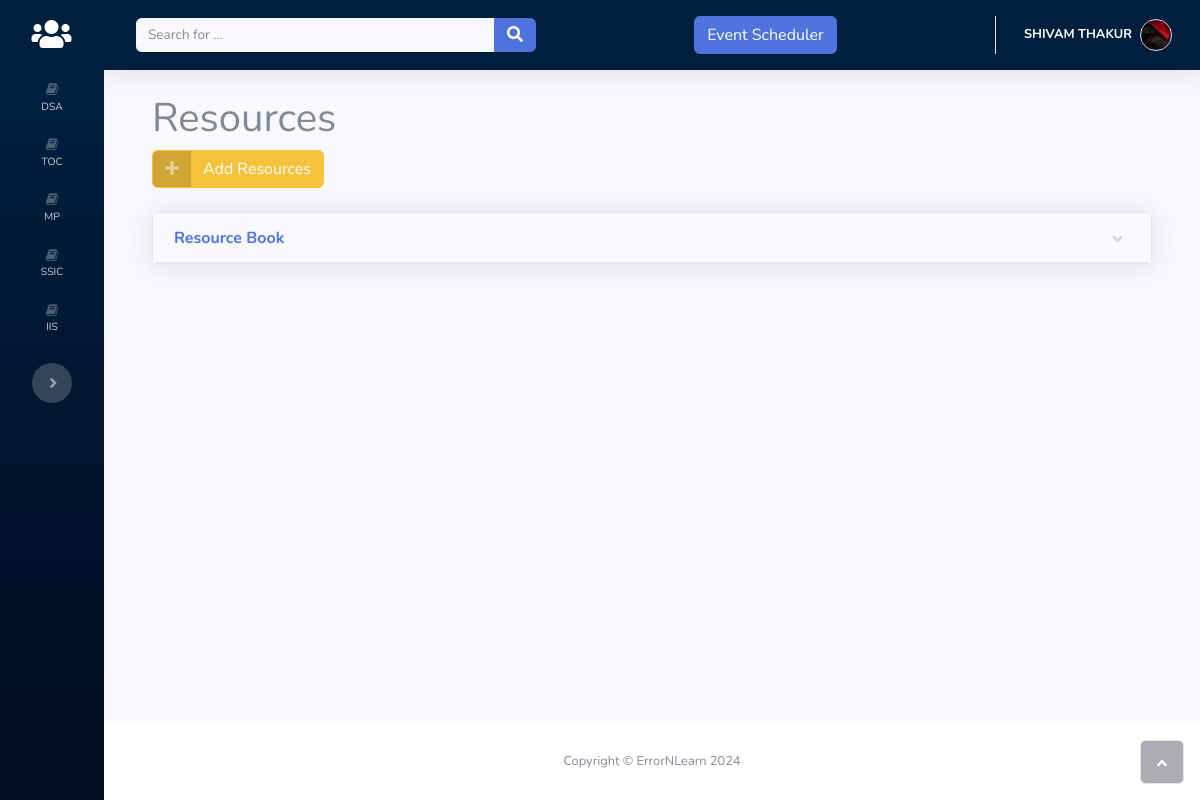
Page /teachers/resources/17/ (signed in) on the committed database.
### accounts/models.py (models this page shows, shortened)
class Classroom(models.Model):
    teacher = models.ForeignKey(
        "Teacher",
        on_delete=models.CASCADE,
        blank=False,
        related_name='classrooms')
    subject = models.CharField(
        _("Subject Name"),
        max_length=50,
        blank=False)
    code = models.SlugField(
        _("Subject Code"),
        max_length=10,
        default=random_string,
        unique=True)
    semester = models.PositiveIntegerField(
        blank=False,
        default=1,
        validators=[
            MaxValueValidator(8),
            MinValueValidator(1)
        ]
    )
    created_timestamp = models.DateTimeField(
        default=timezone.now,
        editable=False)
    class Meta:
        verbose_name = _("Classroom")
        verbose_name_plural = _("Classrooms")

class User(AbstractUser):
    is_student = models.BooleanField('student status', default=False)
    is_teacher = models.BooleanField('teacher status', default=False)

class Resource(models.Model):
    title = models.CharField(
        _("resource title"),
        max_length=150)
    created_timestamp = models.DateTimeField(
        default=timezone.now,
        editable=False
    )
    text = models.TextField()
    section = models.ForeignKey(
        "Section",
        on_delete=models.CASCADE,
        related_name='resources',
        blank=False)
    file = models.FileField(
        upload_to=resource_rename_upload_file,
        blank=True,
        max_length=999)
    class Meta:
        verbose_name = _("resource")
        verbose_name_plural = _("resources")

### teachers/views.py (the view)
# urls.py: path('resources/<int:pk>/',             ResourcesView,                  name='resources'),
def ResourcesView(request, pk):
    context_dict = {}
    section = get_object_or_404(Section, pk=pk)
    context_dict['section'] = section
    return render(request, 'teachers/resources.html', context=context_dict)

### teachers/templates/teachers/resources.html (shortened to what this page needs)
{% extends 'teachers/base.html' %} {% load static %} {% block title %}Resources{% endblock title %} {% block content %}
<div class="container-fluid">
    <h1>Resources</h1>
    <div>
        <a class="btn btn-warning btn-icon-split" role="button" href="{% url 'teachers:add_resource' pk=section.pk %}"><span class="text-white-50 icon"><i class="fas fa-plus"></i></span><span class="text-white text">Add Resources</span></a>
    </div>
    <br>
    {% for resource in section.resources.all|dictsortreversed:"created_timestamp" %}
    <div>
        <div class="shadow card"><a class="btn btn-link text-left card-header font-weight-bold" data-toggle="collapse" aria-expanded="true" aria-controls="collapse-4-{{resource.pk|slugify}}" href="#collapse-4-{{resource.pk|slugify}}" role="button">{{resource.title}}</a>
        </div>
        <br>
    </div>
    {% endfor %}
</div>
{% endblock content %}

### teachers/templates/teachers/base.html (shortened to what this page needs)
<!DOCTYPE html>
{% load static %}
<html>
<head>
    <link rel="stylesheet" href="{% static 'teachers/bootstrap/css/bootstrap.min.css' %}" />
    <link rel="stylesheet" href="https://use.fontawesome.com/releases/v5.12.0/css/all.css" />
    <link rel="stylesheet" href="https://cdnjs.cloudflare.com/ajax/libs/font-awesome/4.7.0/css/font-awesome.min.css" />
    <link rel="stylesheet" href="{% static 'teachers/fonts/fontawesome5-overrides.min.css' %}" />
</head>
<body id="page-top">
    <div id="wrapper">
        <nav class="navbar navbar-dark align-items-start sidebar sidebar-dark accordion bg-gradient-primary p-0 toggled">
            <div class="container-fluid d-flex flex-column p-0">
                <a class="navbar-brand d-flex justify-content-center align-items-center sidebar-brand m-0" href="{% url 'teachers:dashboard' %}">
                    <div class="sidebar-brand-icon"><i class="fas fa-users"></i></div>
                </a>
                <ul class="navbar-nav text-light" id="accordionSidebar">
                    {% for classrom in user.teachers.classrooms.all %}
                    <li class="nav-item">
                        <a class="nav-link" href="{% url 'teachers:classroom_detail' code=classrom.code %}"><i class="fa fa-book"></i><span>{{ classrom.subject }}</span></a>
                    </li>
                    {% endfor %}
                </ul>
                <div class="text-center d-none d-md-inline">
                    <button class="btn rounded-circle border-0" id="sidebarToggle" type="button"></button>
                </div>
            </div>
        </nav>
        <div class="d-flex flex-column" id="content-wrapper">
            <div id="content">
                <nav class="navbar navbar-light navbar-expand bg-white shadow mb-4 topbar static-top" style="background-color: #001f3f;">
                    <div class="container-fluid">
                        <form class="form-inline d-none d-sm-inline-block mr-auto ml-md-3 my-2 my-md-0 mw-100 navbar-search">
                            <div class="input-group">
                                <input class="bg-light form-control border-0 small" type="text" placeholder="Search for ..." />
                                <div class="input-group-append">
                                    <button class="btn btn-primary py-0" type="button">
                                        <i class="fas fa-search"></i>
                                    </button>
                                </div>
                            </div>
                        </form>
                        <a class="btn btn-primary ml-3" role="button" href="{% url 'teachers:event_list' %}">
                            <span class="text-white">Event Scheduler</span>
                        </a>
                        <ul class="navbar-nav flex-nowrap ml-auto">
                            <li class="nav-item dropdown no-arrow">
                                <div class="nav-item dropdown no-arrow">
                                    <a class="dropdown-toggle nav-link" aria-expanded="false" data-toggle="dropdown" href="#"><span class="d-none d-lg-inline mr-2 text-gray-600 small"><b style="color:#ffffff">{{user.first_name|upper}} {{user.last_name|upper}}</b></span><img class="rounded-circle border img-profile" src="{% static 'teachers/img/avatars/2022-04-21_15-55-27-569_lQA2GHZJMk.png' %}" /></a>
                                </div>
                            </li>
                        </ul>
                    </div>
                </nav>
                <div class="container">
                    {% block content %}{% endblock content %}
                </div>
            </div>
            <footer class="bg-white sticky-footer">
                <div class="container my-auto">
                    <div class="text-center my-auto copyright">
                        <span>Copyright © ErrorNLearn 2024</span>
                    </div>
                </div>
            </footer>
        </div>
        <a class="border rounded d-inline scroll-to-top" href="#page-top"><i class="fas fa-angle-up"></i></a>
    </div>
</body>
</html>

### teachers/templates/teachers/base.html (style rules this page uses)
.sidebar { background-color: #001f3f; }
.bg-gradient-primary { background: linear-gradient(180deg, #001f3f 10%, #000c1f 100%); }
.navbar-light { background-color: #001f3f !important; }
.navbar-light .navbar-nav .nav-link { color: #ffffff; }
.sidebar .nav-link { color: #ffffff; }
.sidebar .nav-link i { color: #ffffff; }

### rows in the picture
Classroom: subject "DSA"
Classroom: subject "TOC"
Classroom: subject "MP"
Classroom: subject "SSIC"
Classroom: subject "IIS"
User: first_name "SHIVAM", last_name "THAKUR"
Resource: title "Resource Book"
